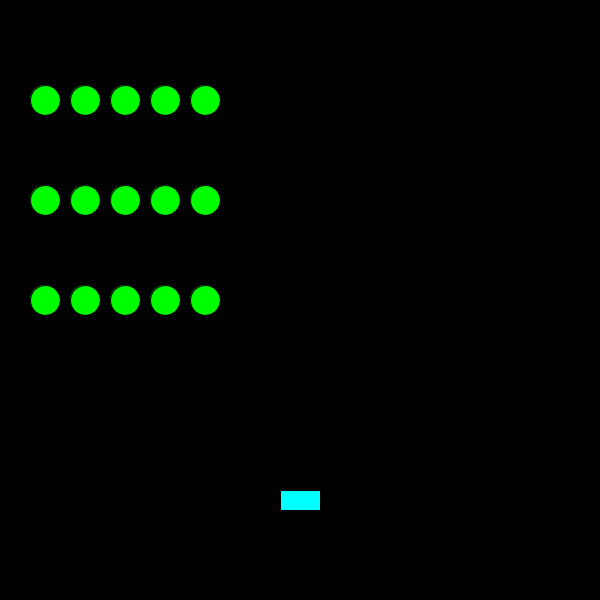
Frame 1 (no input)
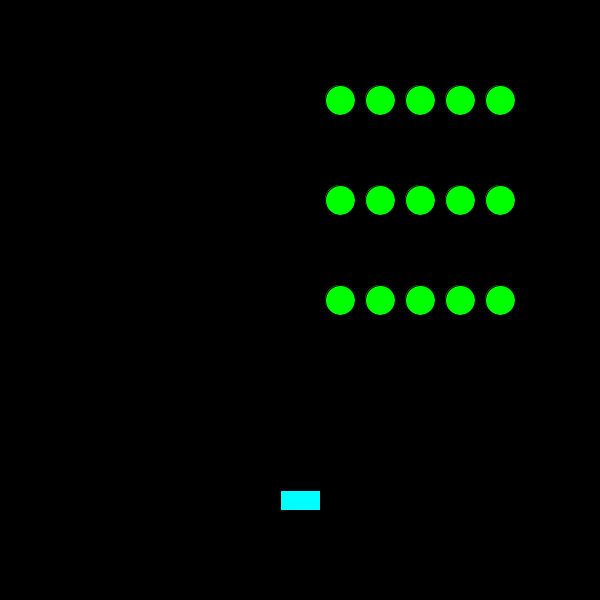
Frame 60 (the mouse pressed at the canvas centre just before this capture)
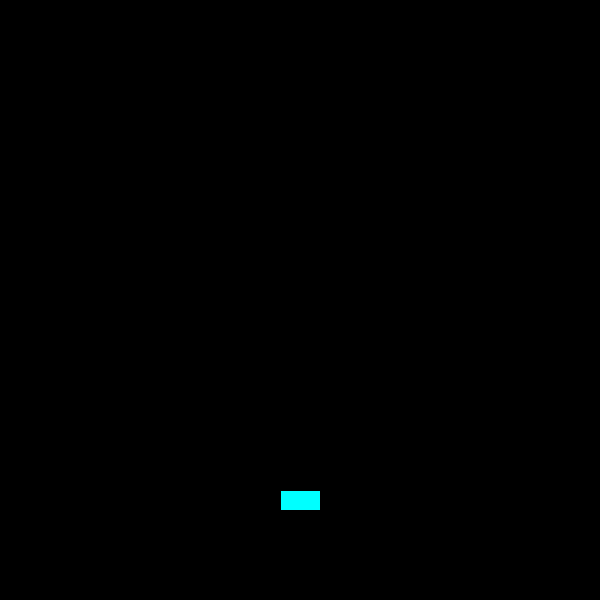
Frame 120 (the mouse held since frame 60 and released just before this capture)

The Processing sketch that drew these frames (run headless with seeded random() and noise(); from frame 60 on, the mouse is pressed at the canvas centre):

// Processing sketch: Naves
// ── Naves.pde
StarShip galactica;
ArrayList<EvilShip> marcianos;

void setup()
{
  size(600, 600);
  background(0);
  rectMode(CENTER);
  ellipseMode(CENTER);
  
  galactica = new StarShip(300, 500);
  
  marcianos = new ArrayList<EvilShip>();
  for(int j = 1; j < 4; j++){
  for(int i = 1; i < 6; i++)
  {
    marcianos.add(new EvilShip(i*40,j*100));
  }
}}

void draw()
{
  background(0);
  //Actualizar Nave buena
  galactica.actualizar();
  //Dibujar la Nave buena
  galactica.dibujar();
  
  for(EvilShip m: marcianos)
  {
  //Actualizar Nave invasoras extraterrestres
  m.actualizar();
  //Dibujar Nave invasoras extraterrestres
  m.dibujar();
  }
}

// ── EvilShip.pde
public class EvilShip extends Nave
{
  int direction;
  
  EvilShip(int xPos, int yPos)
  {
    super(xPos, yPos);
    this.direction = 5;
  }
  
  public void actualizar()
  {
    this.x = this.x + 5;
    if(this.x == 600 || this.x == 0)
    {
      this.direction = this.direction * (-1);
    }
  }

  public void dibujar()
  {
    fill(0,255,0);
    ellipse(this.x,this.y,30,30);
  }
}

// ── Nave.pde
public class Nave
{
  protected int x;
  protected int y;
  
  public Nave(int xPos, int yPos)
  {
    this.x = xPos;
    this.y = yPos;
  }
  
  public void actualizar()
  {

  }

  public void dibujar()
  {

  }
}

// ── StarShip.pde
public class StarShip extends Nave
{
  StarShip(int xPos, int yPos)
  {
    super(xPos, yPos);
  }
  
  public void actualizar()
  {
    if(keyPressed)
    {
      if(key == 'a')
      {
        if(x > 4)
        {
        this.x = this.x - 2;
        }
      }
      
      if(key == 'd')
      {
        if (x < 596)
        {
        this.x = this.x + 2;
      }
      }
    }
  }
  
  public void dibujar()
  {
    fill(0,255,255);
    rect(this.x,this.y,40,20);
  }
}
